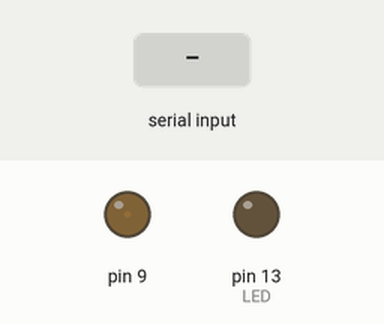
This sketch was run on a simulated Arduino Leonardo, built with avr-gcc and run on an emulated ATmega32U4. On the bench: output pins drawn as LEDs (lit = HIGH). Dashed ring = blinking. The inputs (shaded band) are chosen by the test bench.

Above: at 0.1 s.
At 6.2 s:
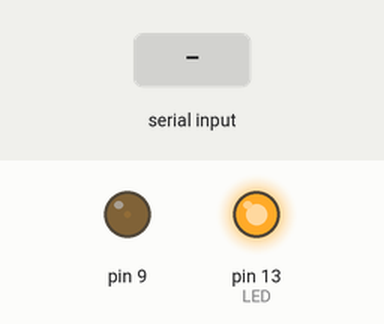
6.3 s: byte 90 received over Serial
At 6.9 s:
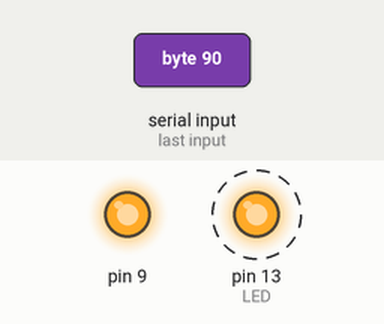
Timing chart, 0 to 15.3 s (numbered marks = the images above; inputs shaded):
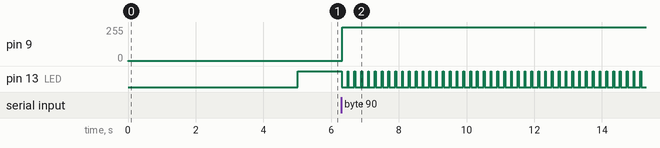

The sketch:

fan_controller.ino
```cpp
/**********************************************************
 * This sketch runs on Arduino Leonardo embedded within LattePanda board.
 * It receives a one byte temperature over serial connection and
 * uses it to control a cooling fan through a PWM on pin 9.
 *
 * LED blinking rate serves as a visual indicator of current temperature.
 *
 * Fast PWM code is based on work of Vicente Jiménez:
 * (http://r6500.blogspot.com/2014/12/fast-pwm-on-arduino-leonardo.html)
 * uses TIMER 1 to generate high speed PWM on pin 9 of Leonardo.
 *
 * (c) boredman@BoredomProjects.net
 ***********************************************************/

int LED = 13;


// Frequency modes for TIMER1
#define PWM62k   1   //62500 Hz
#define PWM8k    2   // 7812 Hz
#define PWM1k    3   //  976 Hz
#define PWM244   4   //  244 Hz
#define PWM61    5   //   61 Hz

// Direct PWM change variables
#define PWM9   OCR1A

// Configure the PWM clock
// The argument is one of the 5 previously defined modes
void pwm91011configure(int mode)
{
  // TCCR1A configuration
  //  01 : Fast PWM 8 bit
  TCCR1A=1;

  // TCCR1B configuration
  // Clock mode and Fast PWM 8 bit
  TCCR1B=mode|0x08;

  // TCCR1C configuration
  TCCR1C=0;
}

// Set PWM to D9
// Argument is PWM between 0 and 255
void pwmSet9(int value)
{
  OCR1A=value;   // Set PWM value
  DDRB|=1<<5;    // Set Output Mode B5
  TCCR1A|=0x80;  // Activate channel
}

// Macro to converts from duty (0..100) to PWM (0..255)
#define DUTY2PWM(x)  ((255*(x))/100)


//*****************************************************
// Arduino SETUP function
//*****************************************************
void setup()
{
  // Configure Timer 1 (Pins 9, 10 and 11)
  // Valid options are:
  //      PWM62k, PWM8k, PWM1k, PWM244 and PWM61
  pwm91011configure(PWM61);

  // Prepare pin 9 to use PWM
  // We need to call pwm91011configure before
  // For now, we set it at 0%
  pwmSet9(0);

  pinMode(LED, OUTPUT);

  delay(5000);

  Serial.begin(115200);
  // serial connection will be established after
  // the calling program opens the port.
  while (!Serial)
  {
    digitalWrite(LED, HIGH);
    delay(50);
    digitalWrite(LED, LOW);
    delay(50);
  }

}


//*****************************************************
// Calculates led blinking period in [ms]
//  based on temperature in [°C]
//*****************************************************
int Temp2period(int temp)
{
  float perd_max = 2000.0;  // 0.5 Hz
  float perd_min = 200.0;   // 5 Hz
  int temp_min = 30;
  int temp_max = 80;

  if (temp >= temp_max)
    return (int)perd_min;
  else if (temp <= temp_min)
    return (int)perd_max;
  else
  {
    float perd = perd_max - (temp - temp_min) * (perd_max - perd_min) / (temp_max - temp_min);
    return (int)perd;
  }
}


//*****************************************************
// Calculates Fan pwm value
//  based on temperature in [°C].
// Applies a small hysteresis on the lower threshold
//*****************************************************
int Temp2pwm(int temp)
{
  float pwm_min = 150.0;
  float pwm_max = 255.0;
  int temp_min = 55;
  int temp_max = 70;
  int temp_hyst = 3;
  static int hyst_state = 1;

  if (temp <= (temp_min + hyst_state * temp_hyst))
  {
    hyst_state = 1;
    return 0;
  }
  else
  {
    hyst_state = -1;
    float pwm = pwm_min + (temp - temp_min) * (pwm_max - pwm_min) / (temp_max - temp_min);
    if (pwm >= pwm_max)
      return (int)pwm_max;
    else
      return (int)pwm;
  }
}


//*****************************************************
// Arduino LOOP function
//*****************************************************
void loop()
{
  static int blink_period_ms = 0;
  static unsigned long time_now = 0;

  if (Serial.available())
  {
    int t = Serial.read();

    // calculate blinking rate
    blink_period_ms = Temp2period(t);

    // Set PWM on pin 9
    PWM9 = Temp2pwm(t);
  }

  if (millis() > time_now + blink_period_ms)
  {
    time_now = millis();
    digitalWrite(LED, HIGH);
    delay(25);
    digitalWrite(LED, LOW);
  }
}
```

Measured:
- after the input at 6.3 s, pin 9: 1/255 → 255/255 at once; pin 13 (LED): alternates HIGH for 0.03 s and LOW for 0.18 s, starting at once
